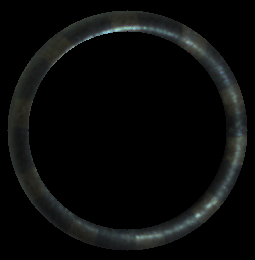
#> input picture train/1/1076_vl.png, 255 x 260 px; its folder holds 3 pictures in this run
$ python train_all_templates.py
#> lines starting #> are read from the running program, lines starting #| are printed output that depends on the picture; after the words box and inside, x2 and y2 are one past the last pixel; in counts of white or black regions, pixels touching at a corner belong together
### utils/load_images.py
import cv2
import os


def load_images_from_directory(directory, extensions=('.png', '.jpg', '.jpeg')):
    """
    Load all images from a directory.

    Args:
        directory: Path to directory containing images
        extensions: Tuple of valid file extensions

    Returns:
        List of BGR images
    """
#> called with directory = 'train/1', extensions = ('.png', '.jpg', '.jpeg')
    images = []
    for filename in sorted(os.listdir(directory)):
        if filename.lower().endswith(extensions):
            path = os.path.join(directory, filename)
            img = cv2.imread(path)
#> img is the input picture: shape (260, 255, 3); mean B, G, R 10.3, 10.8, 9.7
            if img is not None:
                images.append(img)
    return images

### utils/find_object.py
import numpy as np
import cv2


def find_object(img):
    # Create binary mask of non-black pixels

    if len(img.shape) == 3:
        # Check if it's LAB image (black pixels have L*=0, a*=128, b*=128)
        # Use only the first channel (L* for LAB, or B for BGR)
        first_channel = img[:, :, 0]
        mask = first_channel > 0
    else:
        mask = img > 0

    # Find rows and columns that contain the object
    rows_with_object = np.any(mask, axis=1)
    cols_with_object = np.any(mask, axis=0)

    # Get the bounding indices
    row_indices = np.where(rows_with_object)[0]
    col_indices = np.where(cols_with_object)[0]

    if len(row_indices) == 0 or len(col_indices) == 0:
        return None, None, None

    # Calculate bounding box
    y_min, y_max = row_indices[0], row_indices[-1]
    x_min, x_max = col_indices[0], col_indices[-1]
    return (x_min, x_max), (y_min, y_max)

### utils/find_radius.py
from . import find_object


def find_radius(img):
    """
    Find the radius and center of a colored object, crop the image tightly,
    and return the cropped image with adjusted center coordinates.

    Args:
        img: Input image (BGR or grayscale)

    Returns:
        cropped_img: Cropped image containing only the object
        center: (x, y) tuple of the object center relative to cropped image
        radius: Approximate radius of the object
    """

    # Get bounding box from grayscale
    result = find_object.find_object(img)

    if result[0] is None:
        return None, None, None

    (x_min, x_max), (y_min, y_max) = result

    # Crop the original color image (not grayscale)
    cropped_img = img[y_min : y_max + 1, x_min : x_max + 1]

    # Calculate center relative to cropped image (use actual cropped dimensions)
    crop_height, crop_width = cropped_img.shape[:2]
    center = (float(crop_width / 2), float(crop_height / 2))

    # Calculate radius as half of the larger dimension
    radius = int(max(crop_width, crop_height) // 2)

    return cropped_img, center, radius

### utils/preprocess_pipeline.py
from .bilateral_filter import apply_bilateral_filter
from .convert_lab import convert_to_lab
from .unrolled import unroll_cone_tip
from .crop_sweet_spot import crop_polar_sweet_spot


def preprocess_cone_tip(bgr_image, center, radius,
                        inner_crop_pct=0.10, outer_crop_pct=0.10,
                        bilateral_d=9, bilateral_sigma_color=75,
                        bilateral_sigma_space=75):
    """
    Full preprocessing pipeline: Filter -> LAB -> Polar Warp -> Crop

    Args:
        bgr_image: Input BGR image (cropped to cone region)
        center: (cx, cy) tuple for cone tip center
        radius: Radius of the circular ROI
        inner_crop_pct: Percentage of inner region to discard
        outer_crop_pct: Percentage of outer region to discard
        bilateral_*: Bilateral filter parameters

    Returns:
        lab_patch: Cropped LAB patch ready for signature extraction
    """
    # Step 1: Bilateral filter (on BGR)
    filtered = apply_bilateral_filter(
        bgr_image, bilateral_d, bilateral_sigma_color, bilateral_sigma_space
    )

    # Step 2: Convert to CIELAB
    lab = convert_to_lab(filtered)

    # Step 3: Polar warp
    polar = unroll_cone_tip(lab, center, radius)

    # Step 4: Crop the sweet spot
    lab_patch = crop_polar_sweet_spot(polar, inner_crop_pct, outer_crop_pct)

    return lab_patch

### utils/train_template.py
import numpy as np
from datetime import datetime

from .extract_signature import extract_signature_from_image
from .bhattacharyya_distance import compute_bhattacharyya_distance


def train_template(sample_images, pattern_id,
                   inner_crop_pct=0.10, outer_crop_pct=0.10,
                   bilateral_d=9, bilateral_sigma_color=75,
                   bilateral_sigma_space=75,
                   min_threshold_bhatt=0.05, min_threshold_entropy=0.2):
    """
    Generate a master template from multiple good samples.

    Args:
        sample_images: List of BGR images (10-20 recommended)
        pattern_id: Unique identifier for this pattern
        inner_crop_pct: Inner crop percentage
        outer_crop_pct: Outer crop percentage
        bilateral_*: Bilateral filter parameters
        min_threshold_bhatt: Minimum Bhattacharyya threshold
        min_threshold_entropy: Minimum entropy threshold

    Returns:
        Template dict containing all training data
    """
#> called with pattern_id = 'CONE_CLASS_1', inner_crop_pct = 0.1, outer_crop_pct = 0.1, bilateral_d = 9, bilateral_sigma_color = 75, bilateral_sigma_space = 75, min_threshold_bhatt = 0.05, min_threshold_entropy = 0.2
    histograms = []
    entropies = []
    mean_Ls = []

    for i, img in enumerate(sample_images):
        sig = extract_signature_from_image(
            img,
            inner_crop_pct=inner_crop_pct,
            outer_crop_pct=outer_crop_pct,
            bilateral_d=bilateral_d,
            bilateral_sigma_color=bilateral_sigma_color,
            bilateral_sigma_space=bilateral_sigma_space
        )

        if sig is None:
            print(f"Warning: Could not extract signature from sample {i}")
            continue

        histograms.append(sig['histogram'])
        entropies.append(sig['entropy'])
        mean_Ls.append(sig['mean_L'])
#> this loop made 3 passes
#> pass 1, in find_object, `mask = first_channel > 0`:
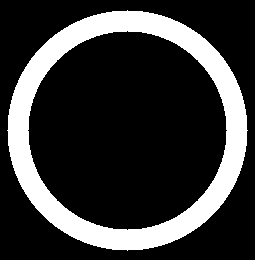
#> mask: shape (260, 255) bool; 21.8% white; 1 white region, box (x1, y1, x2, y2) and area: (7, 10, 248, 251) 14468
#> pass 1, in find_radius, `cropped_img = img[y_min : y_max + 1, x_min : x_max + 1]`:
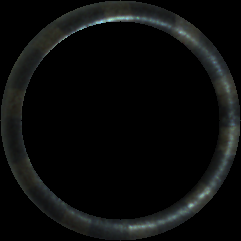
#> cropped_img: shape (241, 241, 3); mean B, G, R 11.8, 12.3, 11.1

    if len(histograms) < 2:
        raise ValueError("Need at least 2 valid samples to train a template")

    # Master histogram: mean of all samples
    master_hist = np.mean(histograms, axis=0)
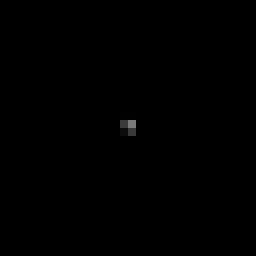
#> master_hist: shape (32, 32) float32 (shown 8 times larger); min 0, max 0.481, mean 0.000977
    master_hist = master_hist / (master_hist.sum() + 1e-7)  # Re-normalize

    # Master entropy and L*
    master_entropy = float(np.mean(entropies))
    master_L = float(np.mean(mean_Ls))

    # Compute intra-class distances for threshold calibration
    bhatt_distances = []
    entropy_deltas = []

    for hist, ent in zip(histograms, entropies):
        bd = compute_bhattacharyya_distance(hist, master_hist)
        bhatt_distances.append(bd)
        entropy_deltas.append(abs(ent - master_entropy))

    # Threshold = mean + 2*std (covers ~95% of good samples)
    bhatt_mean = np.mean(bhatt_distances)
    bhatt_std = np.std(bhatt_distances)
    bhatt_threshold = bhatt_mean + 2 * bhatt_std

    entropy_mean = np.mean(entropy_deltas)
    entropy_std = np.std(entropy_deltas)
    entropy_threshold = entropy_mean + 2 * entropy_std

    # Ensure minimum thresholds
    bhatt_threshold = max(float(bhatt_threshold), min_threshold_bhatt)
    entropy_threshold = max(float(entropy_threshold), min_threshold_entropy)

    template = {
        'pattern_id': pattern_id,
        'created': datetime.now().isoformat(),
        'sample_count': len(histograms),
        'histogram': master_hist,
        'entropy': master_entropy,
        'mean_L': master_L,
        'bhatt_threshold': round(bhatt_threshold, 4),
        'entropy_threshold': round(entropy_threshold, 4),
        'preprocess_params': {
            'inner_crop_pct': inner_crop_pct,
            'outer_crop_pct': outer_crop_pct,
            'bilateral_d': bilateral_d,
            'bilateral_sigma_color': bilateral_sigma_color,
            'bilateral_sigma_space': bilateral_sigma_space
        },
        'calibration_stats': {
            'bhatt_mean': round(float(bhatt_mean), 4),
            'bhatt_std': round(float(bhatt_std), 4),
            'entropy_mean': round(float(entropy_mean), 4),
            'entropy_std': round(float(entropy_std), 4)
        }
    }

    return template

### utils/extract_signature.py
from .find_radius import find_radius
from .preprocess_pipeline import preprocess_cone_tip
from .get_signature import get_statistical_signature


def extract_signature_from_image(bgr_image, inner_crop_pct=0.10, outer_crop_pct=0.10,
                                  bilateral_d=9, bilateral_sigma_color=75,
                                  bilateral_sigma_space=75):
    """
    Extract statistical signature from a single cone image.

    Args:
        bgr_image: Input BGR image
        inner_crop_pct: Inner crop percentage for polar warp
        outer_crop_pct: Outer crop percentage for polar warp
        bilateral_*: Bilateral filter parameters

    Returns:
        Signature dict or None if extraction failed
    """
    # Find cone and get center/radius
    cropped_img, center, radius = find_radius(bgr_image)

    if cropped_img is None:
        return None

    # Preprocess (filter -> LAB -> polar warp -> crop)
    lab_patch = preprocess_cone_tip(
        cropped_img, center, radius,
        inner_crop_pct=inner_crop_pct,
        outer_crop_pct=outer_crop_pct,
        bilateral_d=bilateral_d,
        bilateral_sigma_color=bilateral_sigma_color,
        bilateral_sigma_space=bilateral_sigma_space
    )

    # Extract signature
    sig = get_statistical_signature(lab_patch)

    return sig

### utils/bilateral_filter.py
import cv2


def apply_bilateral_filter(bgr_image, d=9, sigma_color=75, sigma_space=75):
    """
    Apply bilateral filter to remove texture noise while preserving edges.

    Args:
        bgr_image: Input BGR image
        d: Diameter of each pixel neighborhood
        sigma_color: Filter sigma in the color space
        sigma_space: Filter sigma in the coordinate space

    Returns:
        Filtered BGR image
    """
    return cv2.bilateralFilter(bgr_image, d, sigma_color, sigma_space)

### utils/convert_lab.py
import cv2


def convert_to_lab(bgr_image):
    """
    Convert BGR image to CIELAB color space.

    Args:
        bgr_image: Input BGR image

    Returns:
        LAB image (L*, a*, b* channels)
    """
    return cv2.cvtColor(bgr_image, cv2.COLOR_BGR2LAB)

### utils/unrolled.py
import numpy as np
import cv2


def unroll_cone_tip(img, center, radius):
    # warpPolar output: rows = radius direction, cols = angle direction
    # dsize = (width, height) where width = angle, height = radius
    width = 360  # 1 pixel per degree (full 360°)
    height = radius  # radius direction
    dsize = (width, height)

    unrolled = cv2.warpPolar(img, dsize, center, radius, cv2.WARP_POLAR_LINEAR)

    # Rotate 90° so that angle is along width and radius is along height
    unrolled = cv2.rotate(unrolled, cv2.ROTATE_90_COUNTERCLOCKWISE)

    return unrolled

### utils/crop_sweet_spot.py
from .find_object import find_object


def crop_polar_sweet_spot(polar_image, inner_crop_pct=0.10, outer_crop_pct=0.10, debug=False):
    """
    Crop the polar-warped image to remove black/zero regions and distorted edges.

    The cone tip is circular, so after polar warp most of the inner region is black.
    This function first crops to non-zero regions, then applies inner/outer crop percentages.

    Args:
        polar_image: Polar-warped image (after rotation, height=angle, width=radius)
        inner_crop_pct: Percentage of non-zero region to discard from inner edge
        outer_crop_pct: Percentage of non-zero region to discard from outer edge
        debug: Print debug information

    Returns:
        Cropped polar image containing only the valid "sweet spot"
    """
    if debug:
        print(f"  Input polar shape: {polar_image.shape}")

    # First, find the non-zero region (remove black areas)
    result = find_object(polar_image)

    if result[0] is None:
        if debug:
            print("  Warning: No non-zero region found!")
        return polar_image

    (x_min, x_max), (y_min, y_max) = result

    if debug:
        print(f"  Non-zero region: x=[{x_min}, {x_max}], y=[{y_min}, {y_max}]")

    # Crop to non-zero region first
    cropped = polar_image[y_min:y_max + 1, x_min:x_max + 1]

    if debug:
        print(f"  After non-zero crop: {cropped.shape}")

    # Now apply inner/outer crop percentages on the valid region
    height, width = cropped.shape[:2]

    # width = radius direction (after rotation in unroll_cone_tip)
    r_inner = int(width * inner_crop_pct)
    r_outer = int(width * (1 - outer_crop_pct))

    if debug:
        print(f"  Sweet spot crop: [{r_inner}:{r_outer}] out of {width}")

    final = cropped[:, r_inner:r_outer]

    if debug:
        print(f"  Final shape: {final.shape}")

    return final

### utils/get_signature.py
from .histogram_2d import compute_2d_histogram, HIST_BINS, HIST_RANGE
from .normalize_histogram import normalize_histogram_l1
from .entropy_2d import compute_2d_entropy
from .mean_lightness import compute_mean_lightness


def get_statistical_signature(lab_patch, bins=HIST_BINS, hist_range=HIST_RANGE):
    """
    Generate complete statistical signature from LAB patch.

    Args:
        lab_patch: Preprocessed LAB image patch
        bins: Histogram bins per channel
        hist_range: Histogram range

    Returns:
        dict with keys: histogram, entropy, mean_L
    """
    # 2D histogram on a* and b*
    hist = compute_2d_histogram(lab_patch, bins, hist_range)

    # L1 normalize
    hist_norm = normalize_histogram_l1(hist)

    # 2D joint entropy
    entropy = compute_2d_entropy(hist_norm)

    # Mean lightness for illumination monitoring
    mean_L = compute_mean_lightness(lab_patch)

    return {
        'histogram': hist_norm,
        'entropy': entropy,
        'mean_L': mean_L
    }

### utils/histogram_2d.py
import cv2

HIST_BINS = 32
HIST_RANGE = [0, 256, 0, 256]


def compute_2d_histogram(lab_patch, bins=HIST_BINS, hist_range=HIST_RANGE):
    """
    Compute 2D joint histogram on a* and b* channels.

    Args:
        lab_patch: LAB image patch
        bins: Number of bins per channel
        hist_range: [a_min, a_max, b_min, b_max]

    Returns:
        2D histogram (bins x bins)
    """
    hist = cv2.calcHist(
        [lab_patch],
        [1, 2],  # a* and b* channels
        None,
        [bins, bins],
        hist_range
    )
    return hist

### utils/normalize_histogram.py
def normalize_histogram_l1(hist):
    """
    L1 normalize histogram so it sums to 1.0 (probability distribution).

    Args:
        hist: Input histogram

    Returns:
        Normalized histogram
    """
    total = hist.sum()
    if total > 0:
        return hist / total
    return hist

### utils/entropy_2d.py
import numpy as np


def compute_2d_entropy(hist_normalized):
    """
    Compute Shannon entropy of a normalized 2D histogram.

    Args:
        hist_normalized: L1-normalized histogram (must sum to 1.0)

    Returns:
        Entropy value (float)
    """
    hist_flat = hist_normalized.flatten()
    hist_flat = hist_flat[hist_flat > 0]  # Avoid log(0)
    entropy = -np.sum(hist_flat * np.log2(hist_flat))
    return float(entropy)

### utils/mean_lightness.py
def compute_mean_lightness(lab_patch):
    """
    Compute mean L* value for illumination monitoring.

    Args:
        lab_patch: LAB image patch

    Returns:
        Mean L* value (float)
    """
    return float(lab_patch[:, :, 0].mean())

### utils/bhattacharyya_distance.py
import cv2
import numpy as np


def compute_bhattacharyya_distance(hist1, hist2):
    """
    Compute Bhattacharyya distance between two histograms.

    Args:
        hist1: First L1-normalized histogram
        hist2: Second L1-normalized histogram

    Returns:
        Distance value (0 = identical, 1 = no overlap)
    """
    return cv2.compareHist(
        hist1.astype(np.float32),
        hist2.astype(np.float32),
        cv2.HISTCMP_BHATTACHARYYA
    )

### utils/save_template.py
import numpy as np
import json


def save_template(template, output_path):
    """
    Save template to disk (numpy for histogram, JSON for metadata).

    Args:
        template: Template dict from train_template()
        output_path: Base path for output files (without extension)
    """
    # Save histogram as numpy file
    np.save(f"{output_path}_hist.npy", template['histogram'])

    # Prepare JSON-serializable version
    template_json = template.copy()
    template_json['histogram'] = f"{output_path}_hist.npy"

    # Save metadata as JSON
    with open(f"{output_path}_meta.json", 'w') as f:
        json.dump(template_json, f, indent=2)

    print(f"Template saved: {output_path}_hist.npy, {output_path}_meta.json")

### train_all_templates.py
import os
import glob
from utils.load_images import load_images_from_directory
from utils.train_template import train_template
from utils.save_template import save_template

# ============================================================
# CONFIGURATION
# ============================================================

TRAIN_BASE_DIR = "train"
OUTPUT_DIRECTORY = "templates"

# ============================================================
# TRAIN ALL TEMPLATES
# ============================================================

if __name__ == "__main__":
    os.makedirs(OUTPUT_DIRECTORY, exist_ok=True)

    # Get all class directories
    class_dirs = sorted([d for d in os.listdir(TRAIN_BASE_DIR)
                        if os.path.isdir(os.path.join(TRAIN_BASE_DIR, d))])

    print(f"Found {len(class_dirs)} classes to train: {class_dirs}")
    print("=" * 60)

    results = []

    for class_id in class_dirs:
        class_dir = os.path.join(TRAIN_BASE_DIR, class_id)
        pattern_id = f"CONE_CLASS_{class_id}"

        print(f"\n[{class_id}] Training template for class {class_id}...")
        print(f"  Directory: {class_dir}")

        # Load images
        images = load_images_from_directory(class_dir)
        print(f"  Loaded {len(images)} images")

        if len(images) < 2:
            print(f"  ERROR: Need at least 2 images, found {len(images)}")
            continue

        # Train template
        template = train_template(images, pattern_id)

        # Print results
        print(f"  Template trained successfully:")
        print(f"    Samples used: {template['sample_count']}")
        print(f"    Entropy: {template['entropy']:.4f}")
        print(f"    Mean L*: {template['mean_L']:.1f}")
        print(f"    Bhattacharyya threshold: {template['bhatt_threshold']:.4f}")
        print(f"    Entropy threshold: {template['entropy_threshold']:.4f}")

        # Save template
        output_base = os.path.join(OUTPUT_DIRECTORY, f"class_{class_id}")
        save_template(template, output_base)
        print(f"  Saved to: {output_base}")

        results.append({
            'class_id': class_id,
            'pattern_id': pattern_id,
            'sample_count': template['sample_count'],
            'entropy': template['entropy'],
            'mean_L': template['mean_L'],
            'bhatt_threshold': template['bhatt_threshold'],
            'entropy_threshold': template['entropy_threshold']
        })

    # Print summary
    print("\n" + "=" * 60)
    print("TRAINING SUMMARY")
    print("=" * 60)
    print(f"{'Class':<8} {'Samples':<10} {'Entropy':<12} {'Mean L*':<10} {'Bhatt Thr':<12} {'Ent Thr':<12}")
    print("-" * 60)

    for r in results:
        print(f"{r['class_id']:<8} {r['sample_count']:<10} {r['entropy']:<12.4f} {r['mean_L']:<10.1f} {r['bhatt_threshold']:<12.4f} {r['entropy_threshold']:<12.4f}")

    print(f"\nAll templates saved to: {OUTPUT_DIRECTORY}/")
    print("Done!")
